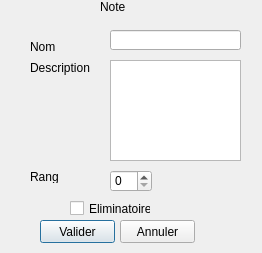
<?xml version="1.0" encoding="UTF-8"?>
<ui version="4.0">
 <class>ModifierNote</class>
 <widget class="QDialog" name="ModifierNote">
  <property name="geometry">
   <rect>
    <x>0</x>
    <y>0</y>
    <width>262</width>
    <height>253</height>
   </rect>
  </property>
  <property name="windowTitle">
   <string>Dialog</string>
  </property>
  <widget class="QSpinBox" name="Rang">
   <property name="geometry">
    <rect>
     <x>110</x>
     <y>170</y>
     <width>42</width>
     <height>22</height>
    </rect>
   </property>
  </widget>
  <widget class="QLineEdit" name="Nom">
   <property name="geometry">
    <rect>
     <x>110</x>
     <y>30</y>
     <width>131</width>
     <height>20</height>
    </rect>
   </property>
  </widget>
  <widget class="QTextEdit" name="Description">
   <property name="geometry">
    <rect>
     <x>110</x>
     <y>60</y>
     <width>131</width>
     <height>101</height>
    </rect>
   </property>
  </widget>
  <widget class="QCheckBox" name="checkBox">
   <property name="geometry">
    <rect>
     <x>70</x>
     <y>200</y>
     <width>81</width>
     <height>17</height>
    </rect>
   </property>
   <property name="text">
    <string>Eliminatoire</string>
   </property>
  </widget>
  <widget class="QPushButton" name="Valider">
   <property name="geometry">
    <rect>
     <x>40</x>
     <y>220</y>
     <width>75</width>
     <height>23</height>
    </rect>
   </property>
   <property name="text">
    <string>Valider</string>
   </property>
  </widget>
  <widget class="QPushButton" name="Annuler">
   <property name="geometry">
    <rect>
     <x>120</x>
     <y>220</y>
     <width>75</width>
     <height>23</height>
    </rect>
   </property>
   <property name="text">
    <string>Annuler</string>
   </property>
  </widget>
  <widget class="QLabel" name="label">
   <property name="geometry">
    <rect>
     <x>30</x>
     <y>40</y>
     <width>46</width>
     <height>13</height>
    </rect>
   </property>
   <property name="text">
    <string>Nom</string>
   </property>
  </widget>
  <widget class="QLabel" name="label_2">
   <property name="geometry">
    <rect>
     <x>30</x>
     <y>60</y>
     <width>61</width>
     <height>16</height>
    </rect>
   </property>
   <property name="text">
    <string>Description</string>
   </property>
  </widget>
  <widget class="QLabel" name="label_3">
   <property name="geometry">
    <rect>
     <x>30</x>
     <y>170</y>
     <width>46</width>
     <height>13</height>
    </rect>
   </property>
   <property name="text">
    <string>Rang</string>
   </property>
  </widget>
  <widget class="QLabel" name="label_4">
   <property name="geometry">
    <rect>
     <x>100</x>
     <y>0</y>
     <width>46</width>
     <height>13</height>
    </rect>
   </property>
   <property name="text">
    <string>Note</string>
   </property>
  </widget>
 </widget>
 <resources/>
 <connections/>
</ui>
